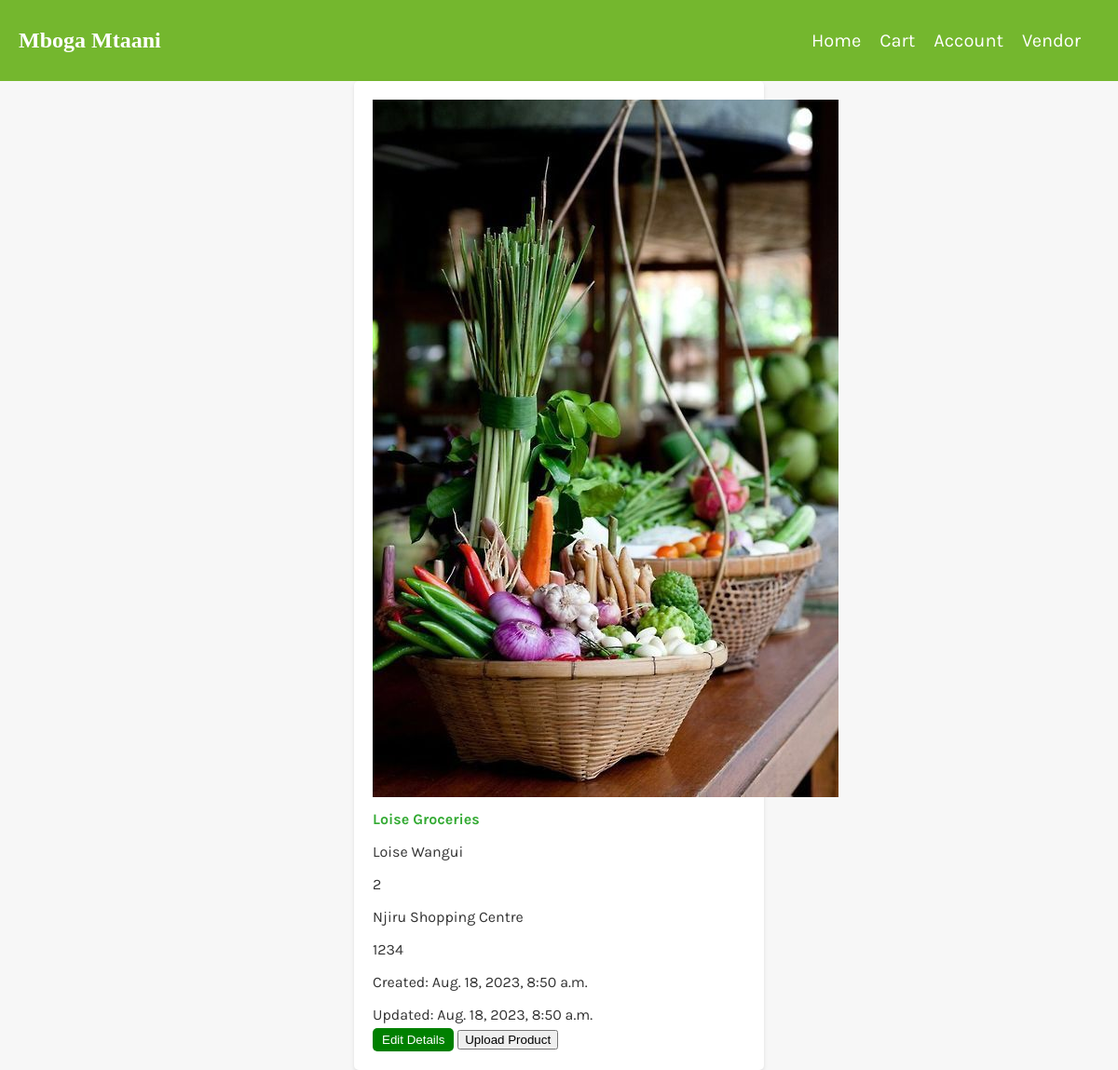
/vendor_Details/vendors/details/9/, run on the app's committed database.
### vendor_Details/models.py (models this page shows, shortened)
class Vendor(models.Model):
    store_name = models.CharField(max_length=50)
    vendor_Name = models.CharField(max_length=32, default="")
    image = models.ImageField(upload_to= 'images/')
    location = models.CharField(max_length=50)
    password = models.CharField(max_length=18)
    email = models.CharField(max_length=32)
    contact = models.PositiveIntegerField()
    date_created = models.DateTimeField(auto_now_add=True)
    date_updated = models.DateTimeField(auto_now=True)

### vendor_Details/views.py (the view)
# urls.py: path('vendors/details/<int:id>/', vendor_details, name='vendor_details_view'),
def vendor_details(request, id):
    vendor = Vendor.objects.get(id=id)
    return render (request, "vendor_Details/vendor_details.html", {"vendor": vendor})

### templates/vendor_Details/vendor_details.html (shortened to what this page needs)
<!DOCTYPE html>
<html lang="en">
<head>
    {% load static%}
    <link rel="stylesheet" type="text/css" href="{% static 'css/customer_details.css' %}">
</head>
<body>
    {% include 'navbar.html'%}
    <div class="details-container">
        <img class="customer-image" src="{{ vendor.image.url }}" alt="Customer Image">
        <h4 class="customer-name">{{ vendor.store_name }}</h4>
        <p class="customer-info">{{ vendor.vendor_Name }}</p>
        <p class="customer-info">{{ vendor.email }}</p>
        <p class="customer-info">{{ vendor.location }}</p>
        <p class="customer-info">{{ vendor.password }}</p>
        <p class="customer-info">Created: {{ vendor.date_created }}</p>
        <p class="customer-info">Updated: {{ vendor.date_updated }}</p>
        <a href="{% url 'vendor_edit_view' vendor.id %}"><button class="edit-button">Edit Details</button></a>
        <a href="{% url 'product_upload_view' %}"><button>Upload Product</button></a>
    </div>
</body>
</html>

### static/css/customer_details.css (style rules this page uses)
body { font-family: Arial, sans-serif; background-color: #f7f7f7; margin: 0; padding: 0; font-family: 'Karla', sans-serif; }
.details-container { max-width: 400px; margin: 0 auto; padding: 20px; background-color: #fff; box-shadow: 0 2px 4px rgba(0, 0, 0, 0.1); border-radius: 5px; }
.customer-image { max-width: 500px; margin-bottom: 10px; }
.customer-name { color: #33aa33; margin: 0; }
.customer-info { color: #333; margin-bottom: 5px; }
.edit-button { background-color: green; color: white; border: none; padding: 5px 10px; cursor: pointer; text-decoration: none; border-radius: 5px; }

### static/css/navbar.css (style rules this page uses)
body, ul { margin: 0; padding: 0; font-family: 'Karla', sans-serif; }

### data on the page
Vendor: image (picture), store_name "Loise Groceries", vendor_Name "Loise Wangui", email "2", location "Njiru Shopping Centre", password "1234", date_created "Aug. 18, 2023, 8:50 a.m.", date_updated "Aug. 18, 2023, 8:50 a.m."
